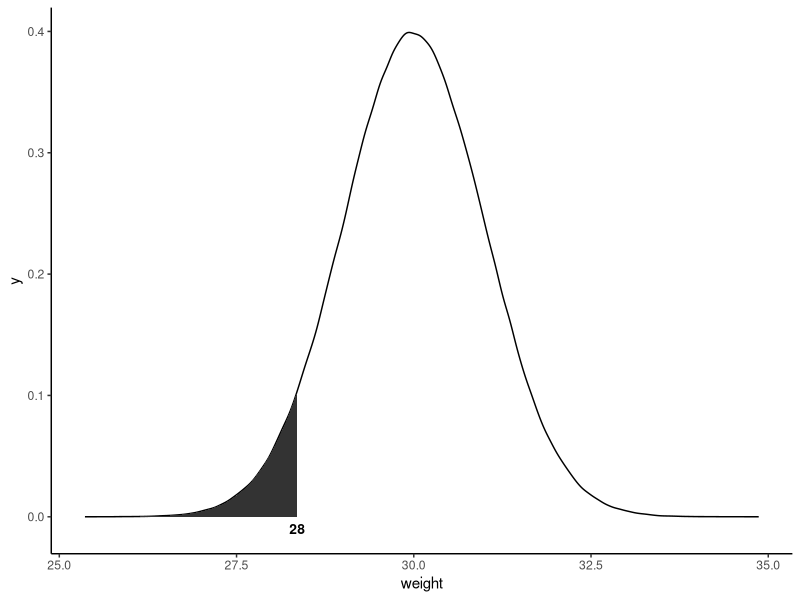
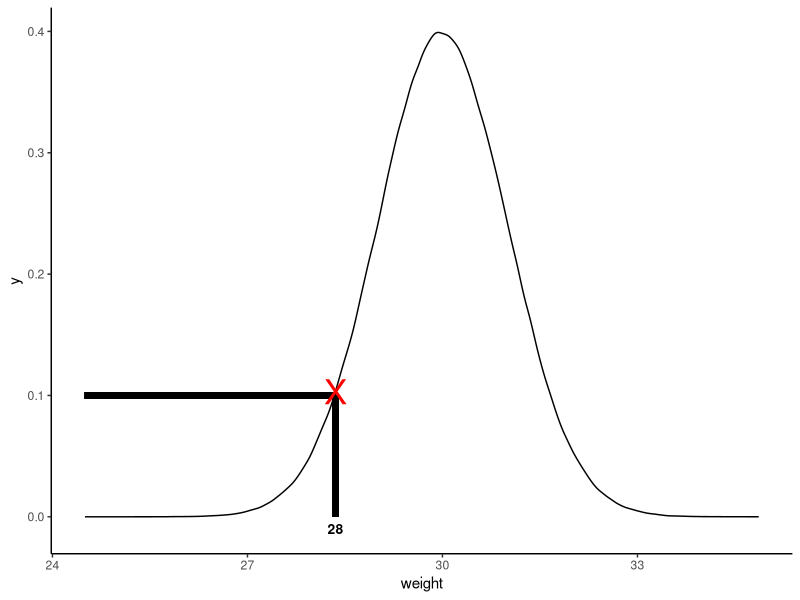

Source code (R) for these figures, in order:
## ---- chunk 1
library(ggplot2)

m <- 30
std <- 1

df <- data.frame(weight = rnorm(n = 1000000, mean = m, sd = std))

cutoff  <- quantile(df$weight, .05)

pnorm(cutoff, mean = m , sd = std) # Check area under the curve that's below the cutoff (pnorm() returns area under the curve)

ggplot(df, aes(x = weight)) +
  geom_density() +
  stat_function(fun = dnorm, args = list(mean = m, sd = std), xlim = c(min(df$weight), cutoff), geom = "area") +
  theme_classic() +
  annotate("text", x = cutoff, y = -.01, label = as.character(round(cutoff)), size = 3.5, fontface = "bold") 
## ---- chunk 2
density_value <- dnorm(x = cutoff, mean = 30, sd = 1)
## ---- chunk 3
library(grid)

ggplot(df, aes(x = weight)) +
  geom_density() +
  theme_classic() +
  annotate("text", x = cutoff, y = -.01, label = as.character(round(cutoff)), size = 3.5, fontface = "bold") +
  geom_segment(aes(x = 24.5, xend = cutoff, y = .1, yend = .1), color = "black", size = 2) +
  geom_segment(aes(x = cutoff, xend = cutoff, y = 0, yend = .1), color = "black", size = 2) +
  annotation_custom(textGrob("X", gp = gpar(col = "red", fontsize = 25)), xmin = cutoff, xmax = cutoff, ymin = density_value, ymax = density_value) 

